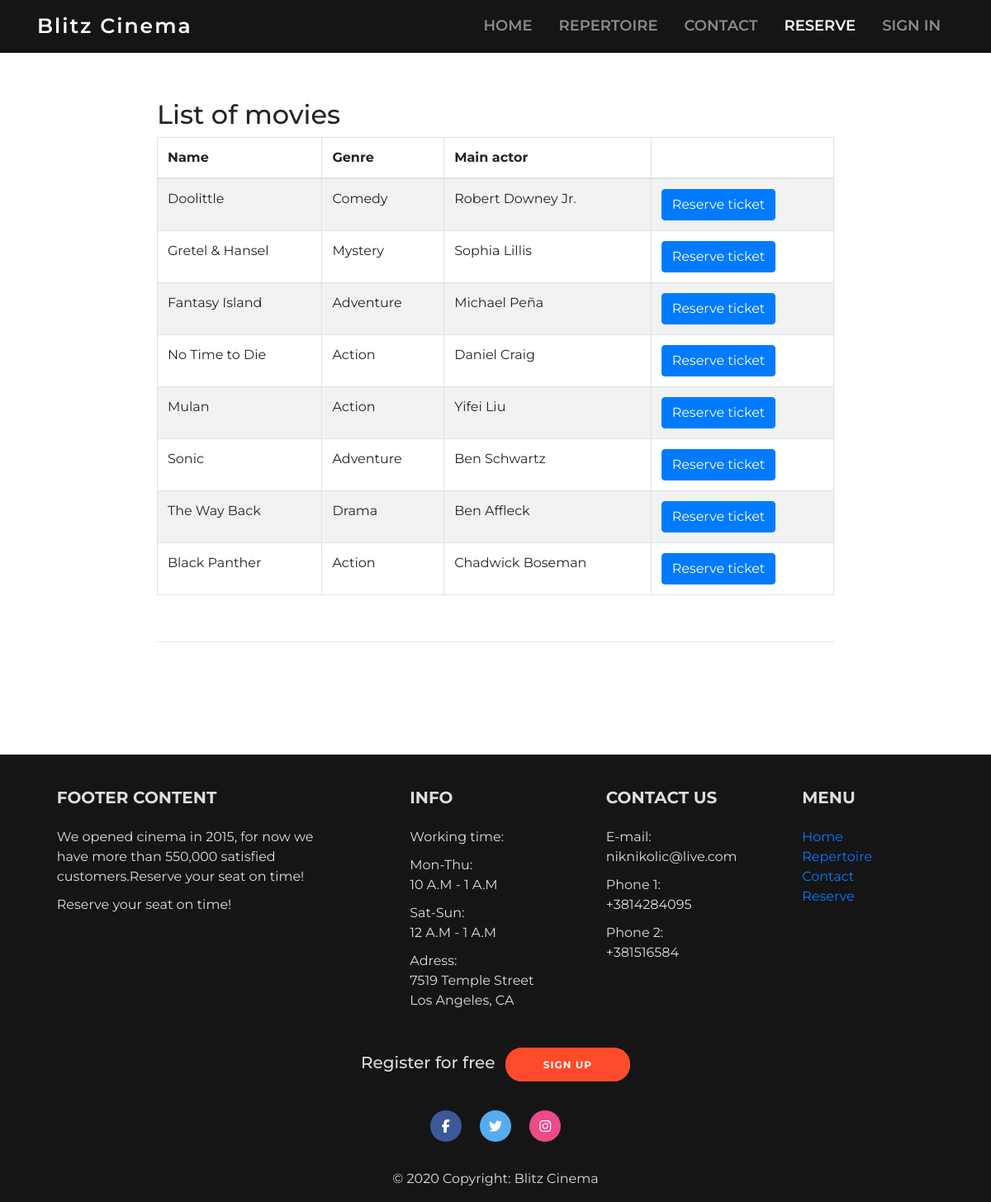
The page /reserve.php on the database its author committed.
### tables this page shows
CREATE TABLE `movie` (
  `movie_id` int(11) NOT NULL,
  `name` varchar(64) NOT NULL,
  `genre` varchar(64) NOT NULL,
  `main_actor` varchar(64) NOT NULL
);

### reserve.php (the view, shortened to what this page needs)
<!DOCTYPE html>
<html lang="en">
<head>
    <link
        rel="stylesheet"
        href="https://stackpath.bootstrapcdn.com/bootstrap/4.4.1/css/bootstrap.min.css"
    />
    <link
        rel="stylesheet"
        href="https://cdnjs.cloudflare.com/ajax/libs/animate.css/3.7.2/animate.min.css"
    />
    <link rel="stylesheet" href="css/style.css" />
</head>
<body>
<nav class="navbar navbar-expand-lg navbar-dark bg-dark fixed-top">
    <div class="container">
        <a class="navbar-brand" href="index.html">Blitz Cinema</a>
        <div class="collapse navbar-collapse" id="navbarSupportedContent">
            <ul class="navbar-nav ml-auto">
                <li class="nav-item">
                    <a class="nav-link" href="index.php">Home</a>
                </li>
                <li class="nav-item">
                    <a class="nav-link" href="repertoire.php">Repertoire</a>
                </li>
                <li class="nav-item">
                    <a class="nav-link" href="contact.php">Contact</a>
                </li>
                <li class="nav-item active">
                    <a class="nav-link" href="reserve.php">Reserve</a>
                </li>
                <?php
                if(!isset($_SESSION['username'])){
                    echo'<li class="nav-item">
                        <a class="nav-link" href="login.php">Sign in</a>
                        </li>';
                }
                ?>
            </ul>
        </div>
    </div>
</nav>
<div class="wrapper">
    <div class="container-fluid">
        <div class="row">
            <div class="col-md-12">
                <div class="page-header clearfix">
                    <h2 class="pull-left">List of movies</h2>
                </div>
                <?php
                require_once 'includes/db_conf.php';
                $sql = "SELECT * FROM movie;";
                if($result = mysqli_query($conn, $sql)){
                    if(mysqli_num_rows($result) > 0){
                        ?>
                        <table class="table table-bordered table-striped">
                            <thead>
                            <tr>
                                <th>Name</th>
                                <th>Genre</th>
                                <th>Main actor</th>
                                <th></th>
                            </tr>
                            </thead>
                            <tbody>
                            <?php
                            while($row = mysqli_fetch_array($result)){
                                echo "<tr>";
                                echo "<td>" . $row['name'] . "</td>";
                                echo "<td>" . $row['genre'] . "</td>";
                                echo "<td>" . $row['main_actor'] . "</td>";
                                echo "<td>";
                                echo "<a class='btn btn-primary' href='ticketRead.php?id=" . $row['movie_id'] . "' title='Reserve ticket' data-toggle='tooltip'>Reserve ticket</span></a>";
                                echo "</td>";
                                echo "</tr>";
                            }
                            ?>
                            </tbody>
                        </table>
                        <?php
                    } else {
                        echo "<h4> <em>No records were found. </em></h4>";
                    }
                } else {
                    echo "<h4>Error</h4>" . mysqli_error($conn);
                }
                ?>
                <br>
                <hr>
            </div>
        </div>
    </div>
</div>
<footer class="page-footer font-small stylish-color-dark pt-4">
    <div class="container text-center text-md-left">
        <div class="row">
            <div class="col-md-4 mx-auto col-foot">
                <h5 class="font-weight-bold text-uppercase mt-3 mb-4">
                    Footer Content
                </h5>
                <p>
                    We opened cinema in 2015, for now we have more than 550,000
                    satisfied customers.Reserve your seat on time!
                </p>
                <p>Reserve your seat on time!</p>
            </div>
            <div class="col-md-2 mx-auto col-foot">
                <h5 class="font-weight-bold text-uppercase mt-3 mb-4">Info</h5>
                <p>Working time:</p>
                <p>Mon-Thu: <br />10 A.M - 1 A.M</p>
                <p>Sat-Sun: <br />12 A.M - 1 A.M</p>
                <p>
                    Adress: <br />7519 Temple Street <br />
                    Los Angeles, CA
                </p>
            </div>
            <div class="col-md-2 mx-auto col-foot">
                <h5 class="font-weight-bold text-uppercase mt-3 mb-4">
                    Contact us
                </h5>
                <p>
                    E-mail: <br />
                    niknikolic@live.com
                </p>
                <p>
                    Phone 1: <br />
                    +3814284095
                </p>
                <p>
                    Phone 2: <br />
                    +381516584
                </p>
            </div>
            <div class="col-md-2 mx-auto col-foot">
                <h5 class="font-weight-bold text-uppercase mt-3 mb-4">Menu</h5>
                <ul class="list-unstyled">
                    <li>
                        <a href="index.php">Home</a>
                    </li>
                    <li>
                        <a href="repertoire.php">Repertoire</a>
                    </li>
                    <li>
                        <a href="contact.php">Contact</a>
                    </li>
                    <li>
                        <a href="reserve.php">Reserve</a>
                    </li>
                </ul>
            </div>
        </div>
    </div>
    <hr />
    <ul class="list-unstyled list-inline text-center py-2">
        <li class="list-inline-item">
            <h5 class="mb-1">Register for free</h5>
        </li>
        <li class="list-inline-item">
            <a href="register.php" class="btn1">SIGN UP</a>
        </li>
    </ul>
    <hr/>
    <ul class="list-unstyled list-inline text-center">
        <li class="list-inline-item">
            <a class="btn-floating btn-fb mx-1">
                <i class="fab fa-facebook-f"> </i>
            </a>
        </li>
        <li class="list-inline-item">
            <a class="btn-floating btn-tw mx-1">
                <i class="fab fa-twitter"> </i>
            </a>
        </li>
        <li class="list-inline-item">
            <a class="btn-floating btn-insta mx-1">
                <i class="fab fa-instagram"> </i>
            </a>
        </li>
    </ul>
    <div class="footer-copyright text-center py-3">
        © 2020 Copyright: Blitz Cinema
    </div>
</footer>
</body>
</html>

### css/style.css (style rules this page uses)
* { margin: 0; padding: 0; box-sizing: border-box; font-family: "Montserrat", sans-serif; }
.navbar { background: #151515 !important; }
.navbar-dark { background: #151515 !important; }
.navbar-nav a { font-size: 18px; text-transform: uppercase; font-weight: 600; }
.navbar-dark .navbar-brand { color: #fff; font-size: 25px; letter-spacing: 2px; font-weight: 600; }
.navbar-nav { text-align: center; }
.nav-link { padding: 0.2rem 1rem; }
.nav-item { padding: 0 0.5rem; }
.btn1 { border-radius: 20px !important; border: 1px solid #ff4b2b; background: #ff4b2b; color: #fff; font-size: 12px; font-weight: bold; padding: 12px 45px; cursor: pointer; letter-spacing: 1px; text-transform: uppercase; transition: transform 80ms ease-in; }
a { text-decoration: none !important; }
.btn-floating { border: 1px solid #151515; border-radius: 50%; display: inline-flex; justify-content: center; align-items: center; margin: 0 5px; height: 40px; width: 40px; cursor: pointer; }
.btn-floating i { color: #fff; }
.btn-fb { background-color: #3b5998; }
.btn-tw { background-color: #55acee; }
.btn-insta { background-color: #ec4a89; }
footer { background: #151515 !important; color: #ddd !important; }
.col-foot p { margin-bottom: 10px; }

### reserve.php (style rules this page uses)
.wrapper { max-width: 850px; margin: 0 auto; margin-top: 120px; margin-bottom: 120px; }
.page-header h2 { margin-top: 0; }

### rows shown on the page
movie: name "Doolittle", genre "Comedy", main_actor "Robert Downey Jr."
movie: name "Gretel & Hansel", genre "Mystery", main_actor "Sophia Lillis"
movie: name "Fantasy Island", genre "Adventure", main_actor "Michael Peña"
movie: name "No Time to Die", genre "Action", main_actor "Daniel Craig"
movie: name "Mulan", genre "Action", main_actor "Yifei Liu"
movie: name "Sonic", genre "Adventure", main_actor "Ben Schwartz"
movie: name "The Way Back", genre "Drama", main_actor "Ben Affleck"
movie: name "Black Panther", genre "Action", main_actor "Chadwick Boseman"
